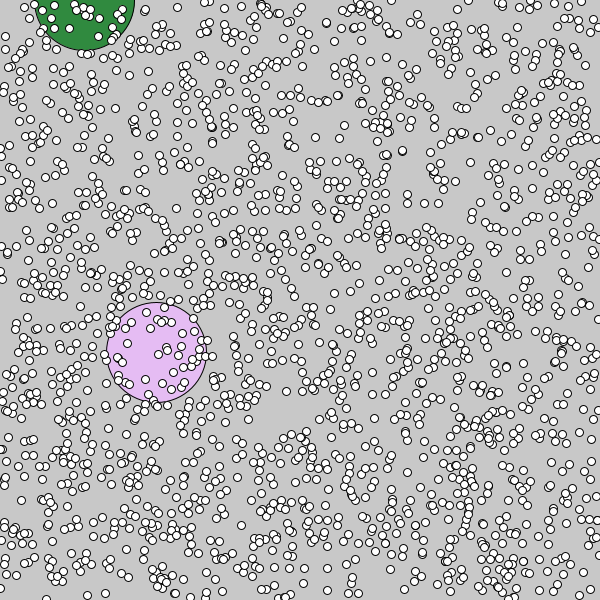
Frame 1 (no input)
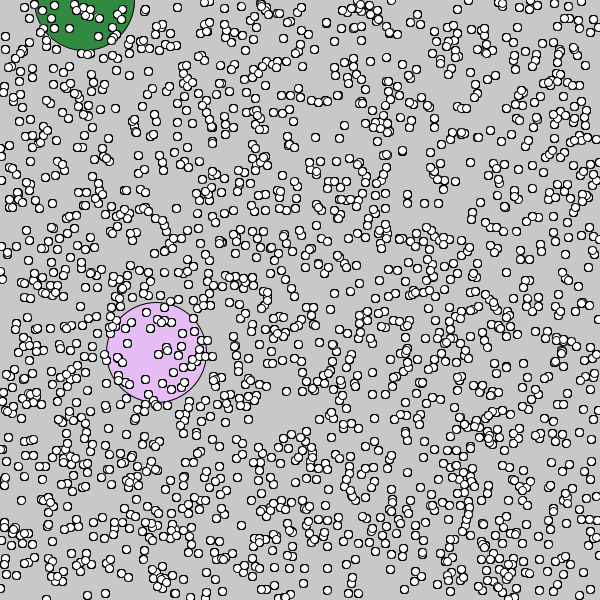
Frame 60 (the mouse pressed at the canvas centre just before this capture)
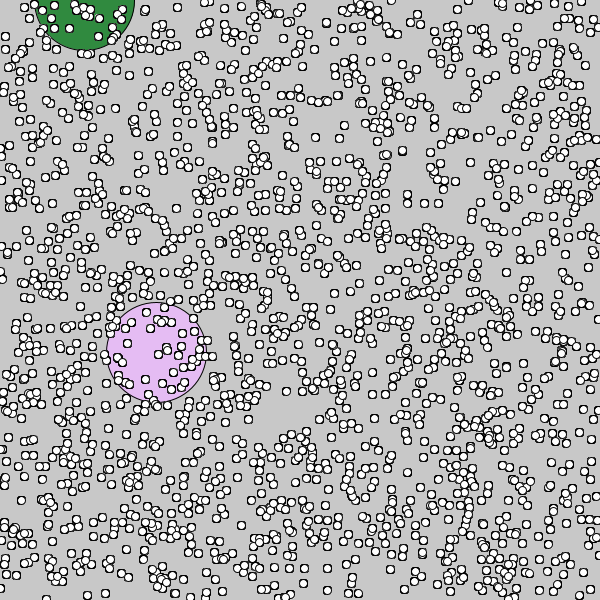
Frame 120 (the mouse held since frame 60 and released just before this capture)

The Processing sketch that drew these frames (run headless with seeded random() and noise(); from frame 60 on, the mouse is pressed at the canvas centre):

// Processing sketch: Perceptron
// ── Perceptron.pde

Punto[] points = new Punto[2000];
Red red;
Area[] areas = new Area[2];

//Inclinacion de la linea
float b = 0;
float aTam = 100;


void setup(){
  //Tamaño de la pantalla
  size(600, 600);
  background(200);
  
  for(int i = 0; i < points.length ; i++){
     //Dar valores, de X y Y, aceptables dentro de la grafica
     points[i] = new Punto(random(0, width), random(0, height));
  }
  
  //crear la red con salida igual a la cantidad de areas mas 1
  red = new Red(2, areas.length+1);
  
  //Crear y pintar las areas
  Circulos();
  
  println(frameCount);
}

void draw(){
  //Pintar los puntos
  for(Punto p : points){
    p.Pintar();
  }
 
  delay(50);
}

void Circulos() {
    for(Area area: areas){
      area = new Area(random(0,width), random(0,height), aTam);
      area.Pintar();
    }
}

// ── Area.pde
class Area {
  
  float x, y, tam;
  float rgb1, rgb2, rgb3;
  
  Area(float x, float y, float tam){
    this.x = x;
    this.y = y;
    this.tam = tam;
    this.rgb1 = random(0,250);
    this.rgb2 = random(0,250);
    this.rgb3 = random(0,250);

  }
  
  void Pintar(){
    strokeWeight(1);
    
    fill(this.rgb1,this.rgb2, this.rgb3);
    
    ellipse(this.x, this.y, this.tam , this.tam);
    
  }
  
}

// ── Neurona.pde

class Neurona {
  
  float[] pesos;
  float bias;
  float res;

  Neurona(float bias){
    this.pesos = new float[3];
    this.pesos[0] = 0.5;
    this.pesos[1] = 0.2;
    this.pesos[2] = 0.3;
    this.bias = bias;
    this.res = 0; 
  }
  
  //Clasificacion de los puntos de si pertenecen a 1 o 0
  float Classify(float x, float y){
     float suma = 0;
     suma+= x*this.pesos[0] + y*this.pesos[1] + this.pesos[2];
     
     this.res = f(suma);
     
     return f(suma);
  }
  
  float f(float suma){
    return 1/(1 + exp(-suma));
  }
  
  //Entrenamiento de la neurona para ajustar los pesos
  void Training(){
  }


}

// ── Punto.pde
class Punto {
  
  float x;
  float y;
  float rgb1,rgb2,rgb3;
  
  Punto(float x, float y){
    this.x = x;
    this.y = y;
    this.rgb1 = 255;
    this.rgb2 = 255;
    this.rgb3 = 255;
  }
  
  void Pintar(){
    strokeWeight(1);
    
    
    fill(this.rgb1, this.rgb2, this.rgb3);
    
    ellipse(this.x, this.y, 8 , 8);
    
  }
  
}

// ── Red.pde
class Red {
  Neurona[][] red;
  
  Red(int capas,int nCapas){
    this.red = new Neurona[capas][nCapas];
    
    for(int i = 0; i < red.length ; i++){
     for(int z = 0; z < red[i].length ; z++){
       red[i][z] = new Neurona(0.05);
     }
    }
  }

}
